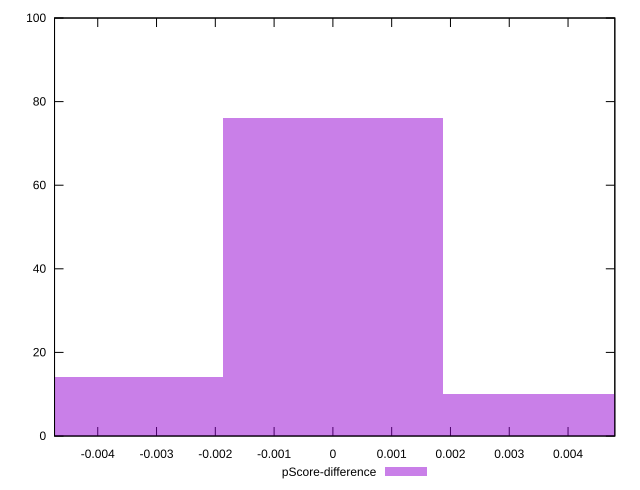

Write gnuplot code to recreate this figure.
reset

$pScoreDifference <<EOF
0 76
0.0037309625089186928 10
-0.0037309625089186928 14
EOF

set key outside below
set boxwidth 0.0037309625089186928
set xrange [-0.004734999736150214:0.0047958330313364606]
set yrange [0:100]
set trange [0:100]
set style fill transparent solid 0.5 noborder
set terminal svg size 640, 490 enhanced background rgb 'white'
set output "report_00019_2021-02-10T18-14-37.922Z//uses-rel-preconnect/samples/pages+cached+noadtech+nomedia+nocss/pScore-difference/histogram.svg"

plot $pScoreDifference title "pScore-difference" with boxes

reset
